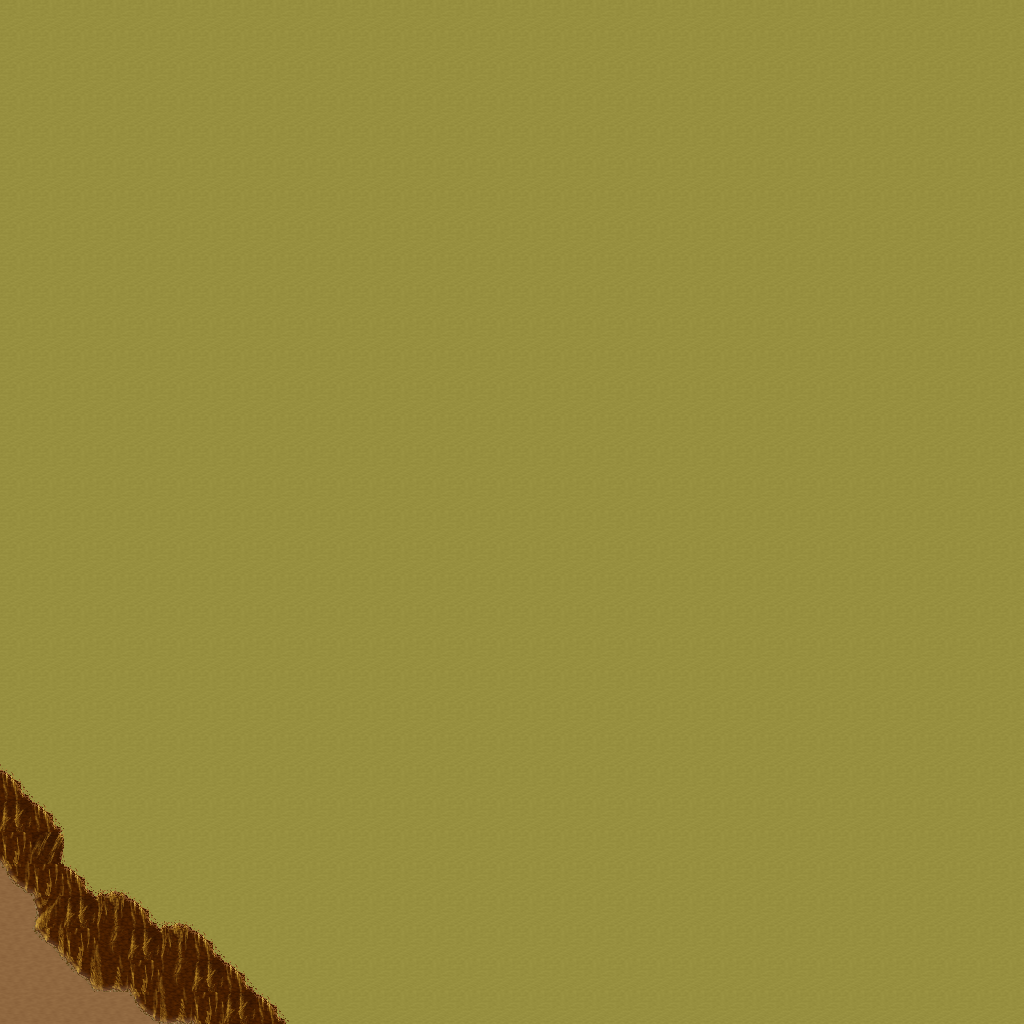

Below is a game level as drawn by its tile map, then a one-line description and the .tmx that defines it (tile-layer data replaced by summaries):
An orthogonal 32x32 tile map with 32x32 px tiles, 5 tile layers (Ground, Objects, Objects2, Above, ...), 1 hidden layer not drawn, 31 tilesets.

<map version="1.10" tiledversion="1.11.0" orientation="orthogonal" renderorder="right-down" width="32" height="32" tilewidth="32" tileheight="32" infinite="0" nextlayerid="11" nextobjectid="1">
 <tileset firstgid="1" name="ground_ground" tilewidth="32" tileheight="32" tilecount="33" columns="3">
  <image source="../drawable/ground_ground.png" width="96" height="352" />
 </tileset>
 <tileset firstgid="34" name="ground_ridge_earth_dark" tilewidth="32" tileheight="32" tilecount="96" columns="12">
  <image source="../drawable/ground_ridge_earth_dark.png" width="384" height="256" />
 </tileset>
 <tileset firstgid="130" name="furniture_light_iron_lamp" tilewidth="32" tileheight="32" tilecount="3" columns="1">
  <image source="../drawable/furniture_light_iron_lamp.png" width="32" height="96" />
 </tileset>
 <tileset firstgid="133" name="furniture_light_dark_torch" tilewidth="32" tileheight="32" tilecount="8" columns="2">
  <image source="../drawable/furniture_light_dark_torch.png" width="64" height="128" />
 </tileset>
 <tileset firstgid="141" name="furniture_light_flames" tilewidth="32" tileheight="32" tilecount="6" columns="6">
  <image source="../drawable/furniture_light_flames.png" width="192" height="32" />
 </tileset>
 <tileset firstgid="147" name="item_corpse_skeleton" tilewidth="32" tileheight="32" tilecount="4" columns="2">
  <image source="../drawable/item_corpse_skeleton.png" width="64" height="64" />
 </tileset>
 <tileset firstgid="151" name="item_blood_floor_stains_2" tilewidth="32" tileheight="32" tilecount="4" columns="2">
  <image source="../drawable/item_blood_floor_stains_2.png" width="64" height="64" />
 </tileset>
 <tileset firstgid="155" name="item_chest_large" tilewidth="32" tileheight="32" tilecount="8" columns="4">
  <image source="../drawable/item_chest_large.png" width="128" height="64" />
 </tileset>
 <tileset firstgid="163" name="item_armor_sword_rack" tilewidth="32" tileheight="32" tilecount="4" columns="2">
  <image source="../drawable/item_armor_sword_rack.png" width="64" height="64" />
 </tileset>
 <tileset firstgid="167" name="item_armor_weapons_rack" tilewidth="32" tileheight="32" tilecount="18" columns="9">
  <image source="../drawable/item_armor_weapons_rack.png" width="288" height="64" />
 </tileset>
 <tileset firstgid="185" name="item_pot_barrel_tall" tilewidth="32" tileheight="32" tilecount="2" columns="1">
  <image source="../drawable/item_pot_barrel_tall.png" width="32" height="64" />
 </tileset>
 <tileset firstgid="187" name="item_pot_pot_tall" tilewidth="32" tileheight="32" tilecount="2" columns="1">
  <image source="../drawable/item_pot_pot_tall.png" width="32" height="64" />
 </tileset>
 <tileset firstgid="189" name="ground_rock_pebbles" tilewidth="32" tileheight="32" tilecount="3" columns="1">
  <image source="../drawable/ground_rock_pebbles.png" width="32" height="96" />
 </tileset>
 <tileset firstgid="192" name="item_corpse_skull_dark" tilewidth="32" tileheight="32" tilecount="2" columns="2">
  <image source="../drawable/item_corpse_skull_dark.png" width="64" height="32" />
 </tileset>
 <tileset firstgid="194" name="ground_ladder_horizontal_dark" tilewidth="32" tileheight="32" tilecount="3" columns="1">
  <image source="../drawable/ground_ladder_horizontal_dark.png" width="32" height="96" />
 </tileset>
 <tileset firstgid="197" name="ground_fire_fire" tilewidth="32" tileheight="32" tilecount="27" columns="3">
  <image source="../drawable/ground_fire_fire.png" width="96" height="288" />
 </tileset>
 <tileset firstgid="224" name="ground_cobbled_paving" tilewidth="32" tileheight="32" tilecount="1" columns="1">
  <image source="../drawable/ground_cobbled_paving.png" width="32" height="32" />
 </tileset>
 <tileset firstgid="225" name="plant_stump_int_small_stump" tilewidth="32" tileheight="32" tilecount="1" columns="1">
  <image source="../drawable/plant_stump_int_small_stump.png" width="32" height="32" />
 </tileset>
 <tileset firstgid="226" name="furniture_table_tree_stump_table" tilewidth="32" tileheight="32" tilecount="4" columns="2">
  <image source="../drawable/furniture_table_tree_stump_table.png" width="64" height="64" />
 </tileset>
 <tileset firstgid="230" name="logic_collision" tilewidth="32" tileheight="32" tilecount="1" columns="1">
  <image source="../drawable/logic_collision.png" width="32" height="32" />
 </tileset>
 <tileset firstgid="231" name="ground_ladder_vertical_dark" tilewidth="32" tileheight="32" tilecount="3" columns="3">
  <image source="../drawable/ground_ladder_vertical_dark.png" width="96" height="32" />
 </tileset>
 <tileset firstgid="234" name="logic_creature_animal" tilewidth="32" tileheight="32" tilecount="32" columns="8">
  <image source="../drawable/logic_creature_animal.png" width="256" height="128" />
 </tileset>
 <tileset firstgid="266" name="logic_creature_human_barbarian" tilewidth="32" tileheight="32" tilecount="7" columns="7">
  <image source="../drawable/logic_creature_human_barbarian.png" width="224" height="32" />
 </tileset>
 <tileset firstgid="273" name="ground_ladder_steps" tilewidth="32" tileheight="32" tilecount="6" columns="3">
  <image source="../drawable/ground_ladder_steps.png" width="96" height="64" />
 </tileset>
 <tileset firstgid="279" name="logic_portal" tilewidth="32" tileheight="32" tilecount="24" columns="8">
  <image source="../drawable/logic_portal.png" width="256" height="96" />
 </tileset>
 <tileset firstgid="303" name="ground_earth_edges_yellowgreen" tilewidth="32" tileheight="32" tilecount="15" columns="5">
  <image source="../drawable/ground_earth_edges_yellowgreen.png" width="160" height="96" />
 </tileset>
 <tileset firstgid="318" name="plant_grasses" tilewidth="32" tileheight="32" tilecount="6" columns="3">
  <image source="../drawable/plant_grasses.png" width="96" height="64" />
 </tileset>
 <tileset firstgid="324" name="light_yellow_light_5x5" tilewidth="32" tileheight="32" tilecount="25" columns="5">
  <image source="../drawable/light_yellow_light_5x5.png" width="160" height="160" />
 </tileset>
 <tileset firstgid="349" name="light_dim_yellow_light_7x5" tilewidth="32" tileheight="32" tilecount="35" columns="7">
  <image source="../drawable/light_dim_yellow_light_7x5.png" width="224" height="160" />
 </tileset>
 <tileset firstgid="384" name="item_firewood" tilewidth="32" tileheight="32" tilecount="12" columns="3">
  <image source="../drawable/item_firewood.png" width="96" height="128" />
 </tileset>
 <tileset firstgid="396" name="logic_creature_insect" tilewidth="32" tileheight="32" tilecount="5" columns="5">
  <image source="../drawable/logic_creature_insect.png" width="160" height="32" />
 </tileset>
 <layer id="1" name="Ground" width="32" height="32">
  <data>[1024 cells, 1024 non-empty, 2 distinct tile ids]</data>
 </layer>
 <layer id="2" name="Objects" width="32" height="32">
  <data>[1024 cells, 39 non-empty, 12 distinct tile ids]</data>
 </layer>
 <layer id="3" name="Objects2" width="32" height="32">
  <data>[1024 cells, 0 non-empty, 0 distinct tile ids]</data>
 </layer>
 <layer id="4" name="Above" width="32" height="32">
  <data>[1024 cells, 0 non-empty, 0 distinct tile ids]</data>
 </layer>
 <layer id="5" name="Above2" width="32" height="32">
  <data>[1024 cells, 0 non-empty, 0 distinct tile ids]</data>
 </layer>
 <layer id="6" name="Walkable" width="32" height="32" visible="0">
  <data>[1024 cells, 29 non-empty, 1 distinct tile ids]</data>
 </layer>
 <objectgroup id="7" name="Mapevents" />
 <objectgroup id="8" name="Spawn" />
 <objectgroup id="9" name="Keys" />
 <objectgroup id="10" name="Replace" />
</map>
